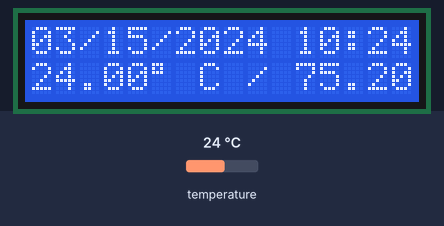
Recording of a program running on a simulated Raspberry Pi (BCM pin numbers). On the bench: 16×2 character LCD. Inputs (shaded band) come from the test bench; at power-on: temperature 24 °C. The clock reads 2024-03-15 10:24:30 at power-on unless the program sets it; threads take turns every 2 ms; library files of the repository ran but are not shown: i2c_driver.py.

Above: at 1.2 s.
At 32.0 s:
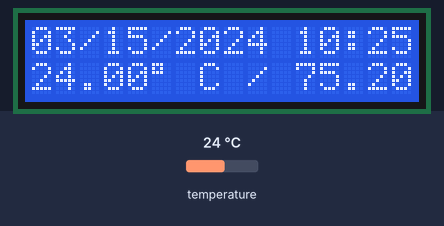
At 93.7 s:
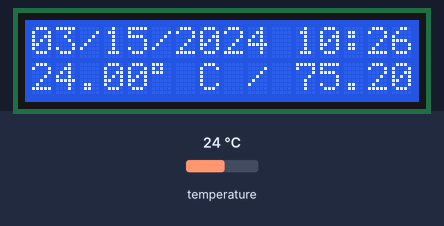

Measured:
- what the display in image 0 shows lasts 30.8 s, from 1.1 s to 31.9 s
- what the display in image 1 shows lasts 61.8 s, from 31.9 s to 93.7 s

The program:

temperature.py
```python
import i2c_driver
from threading import Timer
from datetime import datetime

TEMP_DEVICE_PATH='/sys/bus/w1/devices/28-011620e0f1ee/temperature'

to_deg_f = lambda celcius : celcius * 1.8 + 32

'''
The the kernel driver that reads from the DSB18B20 temperature probe,
outputs the temp as '24125'. Divide this by 1000 and you get 24.125, which
is in degrees celcius

@return temparature in degrees celcius
'''
def getTemperature():
    temp = 0.0
    with open(TEMP_DEVICE_PATH) as f:
        data = f.read()
        temp = int(data.strip()) / 1000.0
    return temp

def displayTemperature(lcd, celcius, fahrenheit):
    now = datetime.now()
    time = now.strftime('%m/%d/%Y %H:%M:%S')
    lcd.lcd_display_string(time, 1)
    lcd.lcd_display_string("%.2f%s C / %.2f%s F" % (celcius, chr(223), fahrenheit, chr(223)), 2)

def update(lcd):
    celcius = getTemperature()
    fahrenheit = round(to_deg_f(celcius), 3)
    displayTemperature(lcd, celcius, fahrenheit)
    Timer(30.0, update, [lcd]).start()

my_lcd = i2c_driver.lcd()
my_lcd.lcd_clear()
update(my_lcd)
```
